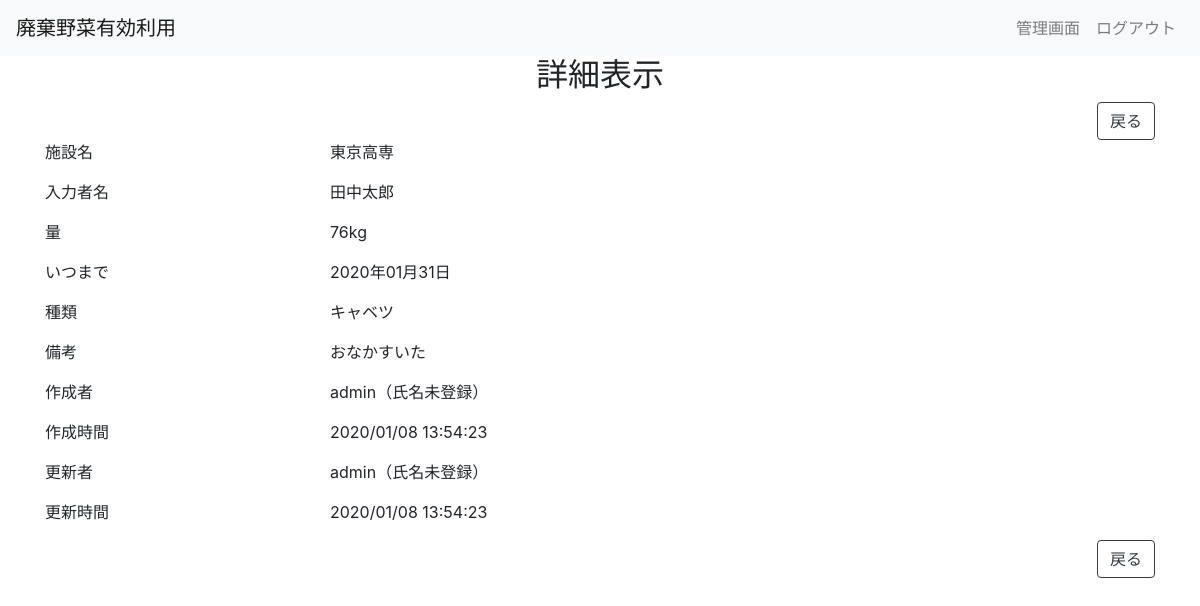
The page /detail/3/ (signed in) on the database its author committed.
### app/models.py (models this page shows, shortened)
class Item(models.Model):
    F_name = models.CharField(
        verbose_name='施設名',
        max_length=20,
        blank=True,
        null=True,
    )
    I_name = models.CharField(
        verbose_name='入力者氏名',
        max_length=20,
        blank=True,
        null=True,
    )
    memo = models.TextField(
        verbose_name='備考',
        blank=True,
        null=True,
    )
    quontity = models.IntegerField(
        verbose_name='何kgほしいか',
        blank=True,
        null=True,
    )
    deadline = models.DateField(
        verbose_name='いつほしいか',
        blank=True,
        null=True,
    )
    vege_choice = (
        (1, '人参'),
        (2, '大根'),
        (3, 'じゃがいも'),
        (4, 'キャベツ'),
        (5, 'ホウレンソウ'),
        (6, 'ピーマン'),
        (7, 'なんでもいい'),
    )
    vegetable = models.IntegerField(
        verbose_name='ほしい野菜',
        choices=vege_choice,
        blank=True,
        null=True,
    )
    created_by = models.ForeignKey(
        User,
        verbose_name='作成者',
        blank=True,
        null=True,
        related_name='C_CreatedBy',
        on_delete=models.SET_NULL,
        editable=False,
    )
    created_at = models.DateTimeField(
        verbose_name='作成時間',
        blank=True,
        null=True,
        editable=False,
    )
    updated_by = models.ForeignKey(
        User,
        verbose_name='更新者',
        blank=True,
        null=True,
        related_name='C_UpdatedBy',
        on_delete=models.SET_NULL,
        editable=False,
    )
    updated_at = models.DateTimeField(
        verbose_name='更新時間',
        blank=True,
        null=True,
        editable=False,
    )
    class Meta:
        verbose_name = 'サンプル'
        verbose_name_plural = 'サンプル'

### users/models.py (models this page shows, shortened)
class User(AbstractUser):
    full_name = models.CharField(
        verbose_name='氏名',
        max_length=100,
        blank=True
    )
    is_staff = models.BooleanField(
        _('staff status'),
        default=True,
    )
    def get_full_name(self):
        if self.full_name:
            return self.full_name
        else:
            return self.username + '（氏名未登録）'

### app/views.py (the view)
# urls.py: path('detail/<int:pk>/', ItemDetailView.as_view(), name='detail'),
class ItemDetailView(LoginRequiredMixin, DetailView):
    model = Item
    def get_context_data(self, **kwargs):
        return super().get_context_data(**kwargs)

### app/templates/app/item_detail.html
{% extends "./_base.html" %}
{% block content %}
    <div class="container">
        <h2 class="text-center">詳細表示</h2>
        <div class="row">
            <div class="col-12">
                <a class="btn btn-outline-dark float-right" href="{% url 'index' %}">戻る</a>
            </div>
        </div>
        {% include "./item_detail_contents.html" %}
        <div class="row">
            <div class="col-12">
                <a class="btn btn-outline-dark float-right" href="{% url 'index' %}">戻る</a>
            </div>
        </div>
    </div>
{% endblock %}

### app/templates/app/item_detail_contents.html
<div class="row">
    <div class="col-5 col-sm-3">
        <p>施設名</p>
    </div>
    <div class="col-7 col-sm-9">
        <p>{{  item.F_name|default_if_none:"未入力"  }}</p>
    </div>
</div>
<div class="row">
    <div class="col-5 col-sm-3">
        <p>入力者名</p>
    </div>
    <div class="col-7 col-sm-9">
        <p>{{  item.I_name|default_if_none:"未入力"  }}</p>
    </div>
</div>
<div class="row">
    <div class="col-5 col-sm-3">
        <p>量</p>
    </div>
    <div class="col-7 col-sm-9">
        <p>{{  item.quontity|default_if_none:"未入力" }}kg</p>
    </div>
</div>
<div class="row">
    <div class="col-5 col-sm-3">
        <p>いつまで</p>
    </div>
    <div class="col-7 col-sm-9">
        <p>{{ item.deadline|date:"Y年m月d日" }}</p>
    </div>
</div>
<div class="row">
    <div class="col-5 col-sm-3">
        <p>種類</p>
    </div>
    <div class="col-7 col-sm-9">
        <p>{{ item.get_vegetable_display|default_if_none:"未入力" }}</p>
    </div>
</div>
<div class="row">
    <div class="col-5 col-sm-3">
        <p>備考</p>
    </div>
    <div class="col-7 col-sm-9">
        <p>{{  item.memo|default_if_none:"未入力" }}</p>
    </div>
</div>
<div class="row">
    <div class="col-5 col-sm-3">
        <p>作成者</p>
    </div>
    <div class="col-7 col-sm-9">
        <p>{{ item.created_by.get_full_name }}</p>
    </div>
</div>
<div class="row">
    <div class="col-5 col-sm-3">
        <p>作成時間</p>
    </div>
    <div class="col-7 col-sm-9">
        <p>{{ item.created_at|date:"Y/m/d G:i:s" }}</p>
    </div>
</div>
<div class="row">
    <div class="col-5 col-sm-3">
        <p>更新者</p>
    </div>
    <div class="col-7 col-sm-9">
        <p>{{ item.updated_by.get_full_name }}</p>
    </div>
</div>
<div class="row">
    <div class="col-5 col-sm-3">
        <p>更新時間</p>
    </div>
    <div class="col-7 col-sm-9">
        <p>{{ item.updated_at|date:"Y/m/d G:i:s" }}</p>
    </div>
</div>

### rows shown on the page
Item: F_name "東京高専", I_name "田中太郎", quontity "76", deadline "2020年01月31日", vegetable "キャベツ", memo "おなかすいた", created_by.get_full_name "admin（氏名未登録）", created_at "2020/01/08 13:54:23", updated_by.get_full_name "admin（氏名未登録）", updated_at "2020/01/08 13:54:23"
